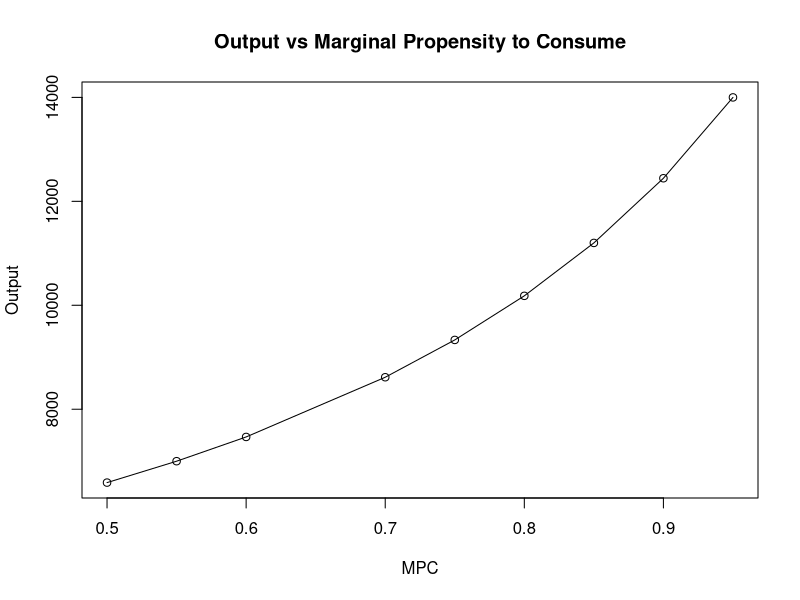

Write R code to recreate this figure.
rm(list = ls()) # clear workspace
# -----------------------------------

# cps3
# eilerislmsolve.R
# author: Chris R. Eiler

# -----------------------------------

eilerislmsolve <- function(c0 = 1500, c1 = 0.75, b0 = 400, b1 = 0.05, b2 = -2000, l1 = 0.1, l2 = -500, M = 195000, G = 200, P = 200, T = 0) {
coef <- matrix(c(-c1, 1, 0, 0, -b1, 0, 1, -b2, l1, 0, 0, l2, -1, 1, 1, 0), 4, 4, byrow = TRUE,
		dimnames = list(c('[1, ]', '[2, ]', '[3, ]', '[4, ]'), c('Y', 'C', 'I', 'r')))
	soln <- solve(coef, matrix(c(c0 - c1*T, b0, M/P, G), 4))
	print(soln)
}

# ------------------------------------

cat('eilerislmsolve() instructions: \n', '\n', 'the function solves an islm model that follows the form: \n',
        'C = c0 + c1.(Y - T) \n', 'I = b0 + b1.Y + b2.r \n', 'G = G0 \n', 'T = T0 \n', 
        'L(r, Y) = l1.Y + l2.r \n', 'M = M0 \n', 'P = P0 \n', 'Y = C + I + G \n', 'M / P = L(r, Y) \n', '\n', 
        '\n', 'the parameters and exogenous variables that can be specified by the function are: \n', 'c0 \n',
        'c1 \n', 'b0 \n', 'b1 \n', 'b2 \n', 'l1 \n', 'l2 \n', 'G \n', 'M \n', 'P \n', 'T \n', '\n',
        'else, there are default values within the function \n', 'to call default values: call empty function eilerislmsolve() \n')


c1 <- c(0.5, 0.55, 0.6, 0.7, 0.75, 0.8, 0.85, 0.9, 0.95)

Y <- NA

# comparitive statics
for(i in 1:9) {
	Y[i] <- eilerislmsolve(c1 = c1[i])[1, ] # create a vector of output
}


# create graphics
YvMPC <- plot(c1, Y, type = 'o', xlab = 'MPC', ylab = 'Output', main = title('Output vs Marginal Propensity to Consume'))
